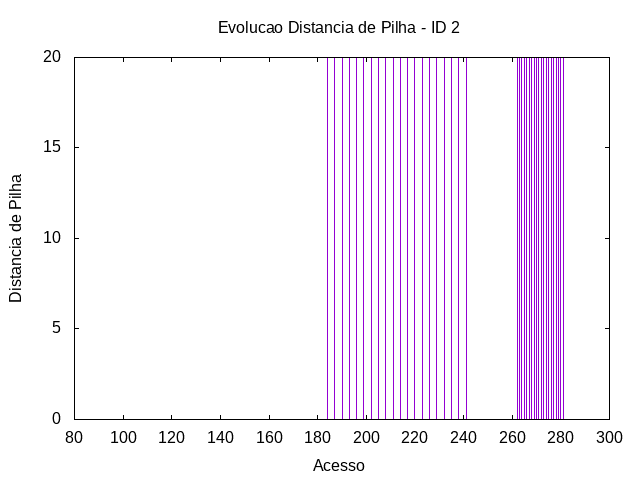

Source code (gnuplot):
set term png
set output "../out/mem/somadin/-distp-2.png"
set title "Evolucao Distancia de Pilha - ID 2"
set xlabel "Acesso"
set ylabel "Distancia de Pilha"
plot "../out/mem/somadin/-acesso-2-2.gpdat" u 2:5 w impulses t ""
